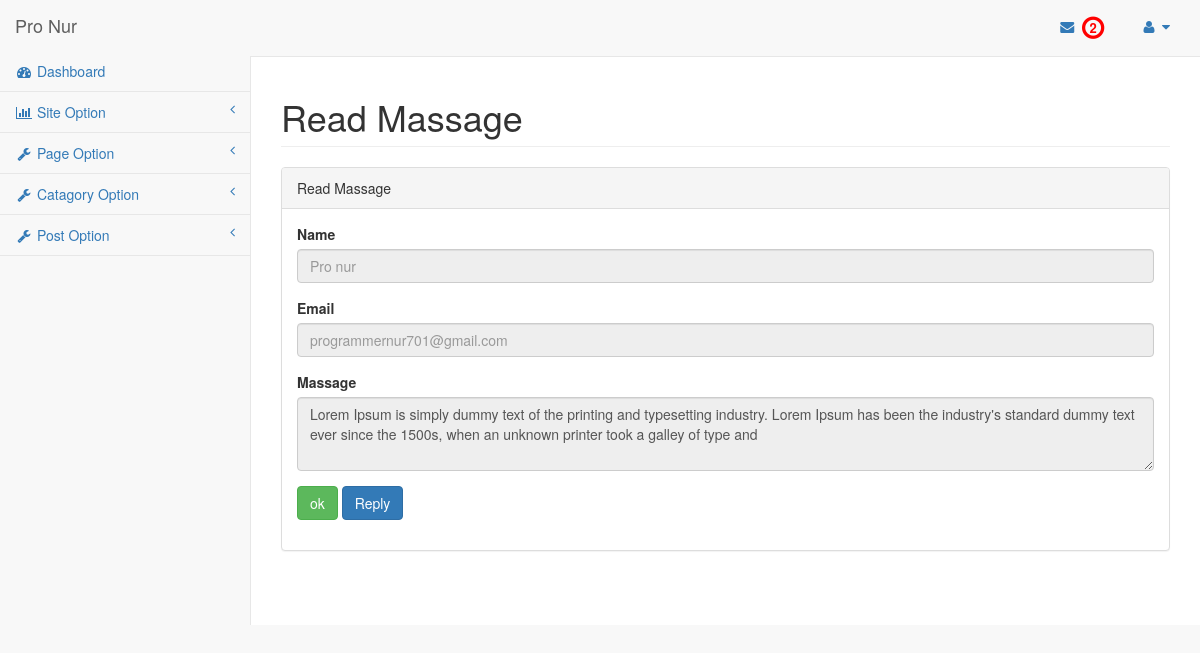
/admin/readMassage.php?id=2 (signed in), run on the app's committed database.
### tables this page shows
CREATE TABLE `tbl_massage` (
  `id` int(11) NOT NULL,
  `name` varchar(32) NOT NULL,
  `email` varchar(255) NOT NULL,
  `massage` text NOT NULL,
  `status` int(11) NOT NULL DEFAULT '0'
);

### lib/Main.php (called while the page is built, shortened)
<?php
include_once 'Database.php';
abstract class Main{
	protected  $table;
	public function readByid($id) {
		$sql ="SELECT * FROM ".$this->table." WHERE id =:id";
		$stmt =Database::prepare($sql);
		$stmt->bindParam(":id",$id);
		$stmt->execute();
		return $stmt->fetch();
	}
}

### lib/Database.php (called while the page is built)
<?php
class Database {
    private static $pdo;
    public static function Connection(){
        if(!isset(self::$pdo)){
            try {
                self::$pdo = new PDO("mysql:host=".DB_HOST.";dbname=".DB_NAME,DB_USER,DB_PASS);
            } catch (PDOException $e) {
                echo "Connection fail...".$e->getMessage();
            }
        }
        return self::$pdo;
    }
    public static function prepare($sql) {
        return self::Connection()->prepare($sql);
    }
}

### Classes/Massage.php (called while the page is built, shortened)
<?php
class Massage   extends Main{
    protected $table ="tbl_massage";
    public function CountRow(){
        $status = 0;
        $sql  = "SELECT COUNT(*) as totalRow  FROM ".$this->table." WHERE status =:status" ;
        $stmt =Database::prepare($sql);
        $stmt->bindParam(":status",$status);
        $stmt->execute();
        $row =$stmt->fetch(PDO::FETCH_ASSOC);
        return $row['totalRow'];
    }
}

### admin/readMassage.php (the view, shortened to what this page needs)
<?php include "inc/header.php";?>
<?php include "inc/sidebar.php";?>
<?php
    if (isset($_GET['id']) && $_GET['id'] == null){
        header("location:index.php");
    }else{
        $id = $_GET['id'];
    }
    $massage = new Massage();
    $mas = $massage->readByid($id);
?>
    <div id="page-wrapper">
        <div class="row">
            <div class="col-lg-12">
                <h1 class="page-header"> Read Massage</h1>
            </div>
        </div>
        <div class="row">
            <div class="col-lg-12">
                <div class="panel panel-default">
                    <div class="panel-heading">
                        Read Massage
                    </div>
                    <div class="panel-body">
                        <div class="form-group">
                            <label for="exampleInputEmail1">Name</label>
                            <input class="form-control" type="text" placeholder="<?php echo $mas['name'];?>" readonly>
                        </div>
                        <div class="form-group">
                            <label for="exampleInputPassword1">Email</label>
                            <input class="form-control" type="text" placeholder="<?php echo $mas['email'];?>" readonly>
                        </div>
                        <div class="form-group">
                            <label for="exampleInputPassword1">Massage</label>
                            <textarea class="form-control" type="text" rows="3"  readonly><?php echo $mas['massage'];?></textarea>
                        </div>
                        <div class="form-group">
                            <a href="Massagelist.php?id=<?php echo $mas['id'];?>&status=1" class="btn btn-success">ok</a>
                            <a href="Massagelist.php" class="btn btn-primary">Reply</a>
                        </div>
                    </div>
                </div>
            </div>
        </div>
    </div>
<?php include "inc/footer.php";?>

### data on the page
tbl_massage: name "Pro nur", email "programmernur701@gmail.com", massage "Lorem Ipsum is simply dummy text of the printing and typesetting industry. Lorem Ipsum has been the industry's standard dummy text ever since the 1500s, when an unknown printer took a galley of type and"

### other printed values
$massage->CountRow() "2"
